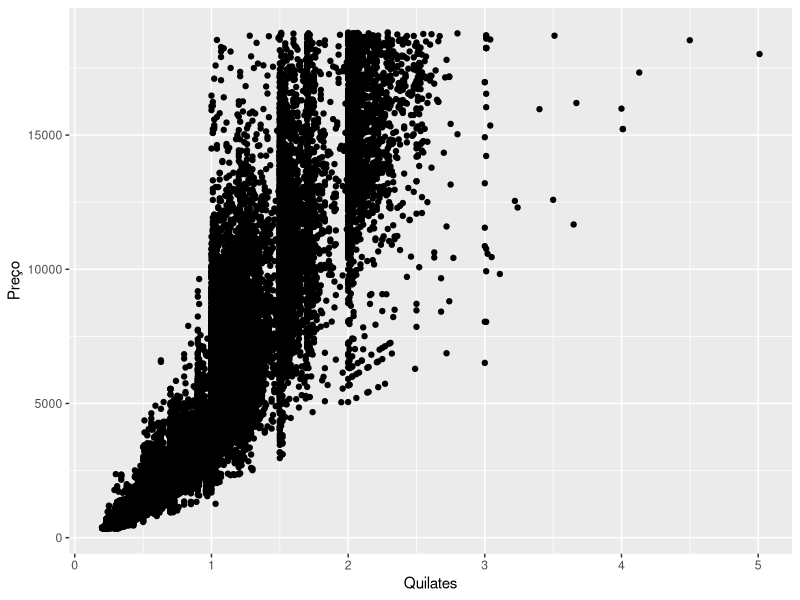
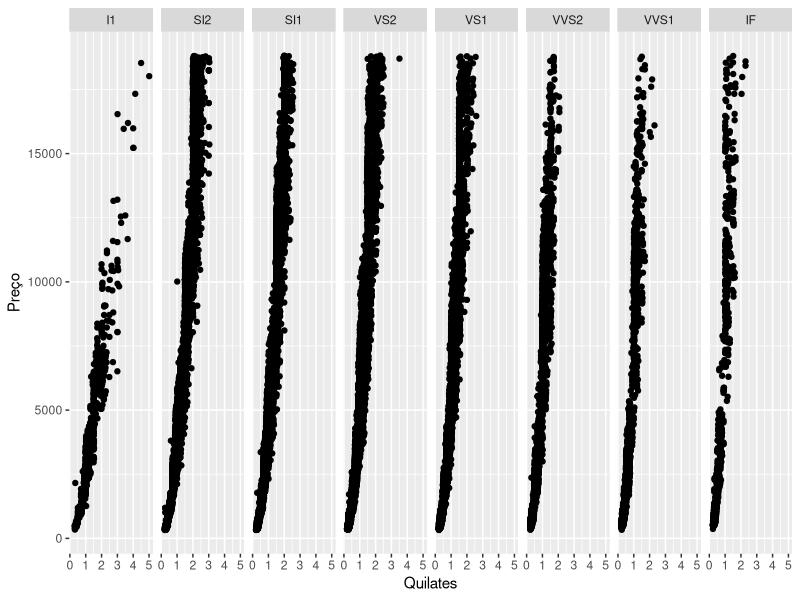
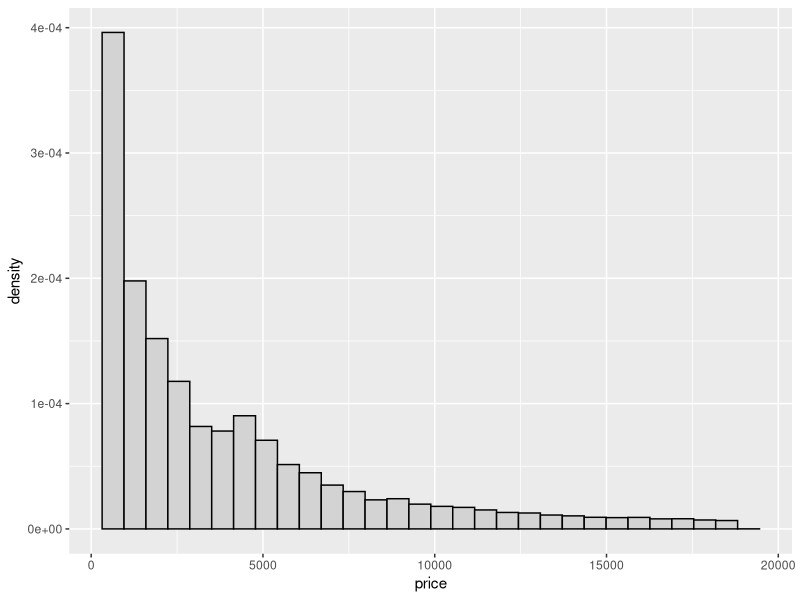
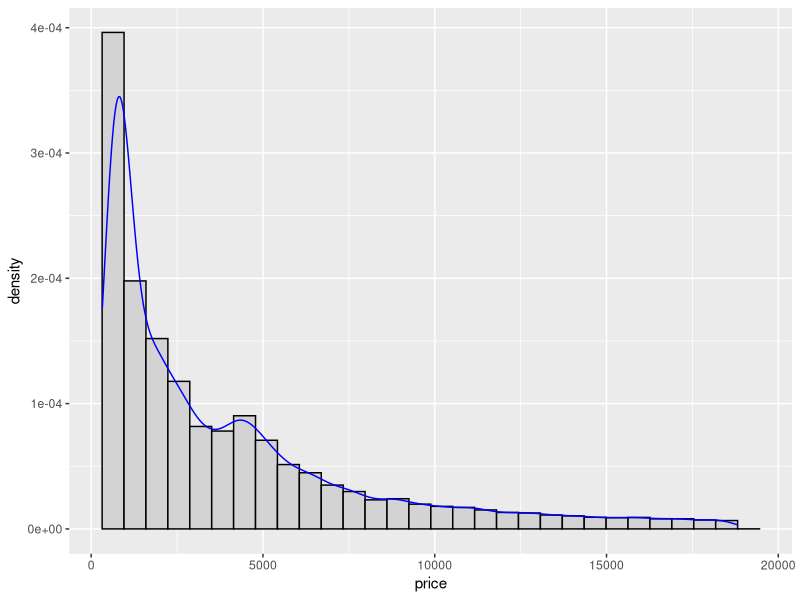
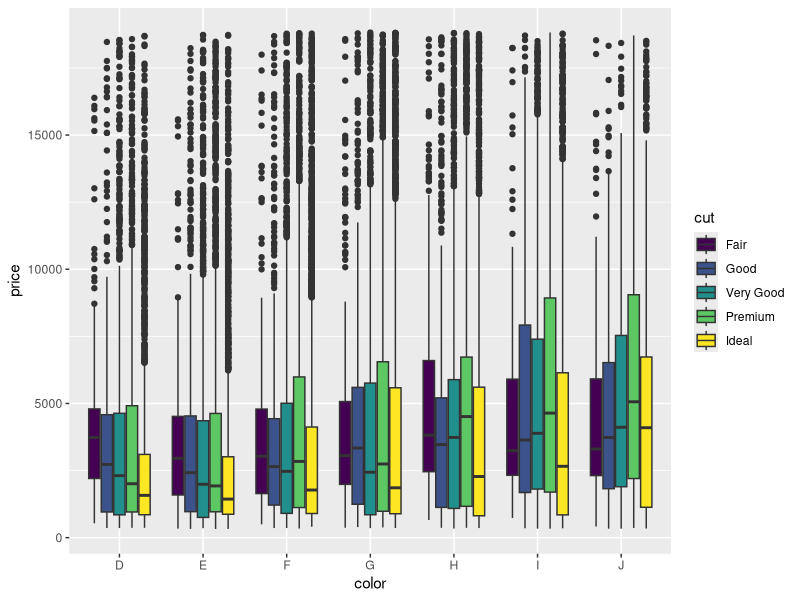
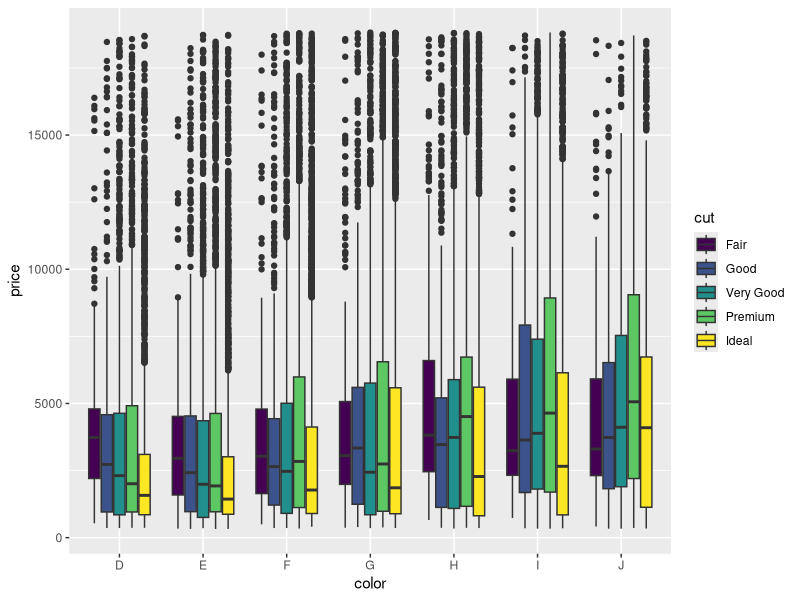

Here is the R script that generated these plots, in order:
## ---- chunk 1
library(ggplot2)

  graph <- 
ggplot(diamonds) +
  geom_point(aes(x = carat, y = price))

graphExe1 <- 
  graph + xlab("Quilates") + 
  ylab("Preço")

graphExe1
## ---- chunk 2
  graph <- 
ggplot(diamonds) +
  geom_point(aes(x = carat, y = price))

graph <- 
ggplot(diamonds) +
  geom_point(aes(x = carat, y = price))

graphExe2 <- 
  graph + xlab("Quilates") + 
  ylab("Preço") + facet_grid(~clarity)

graphExe2
## ---- chunk 3
graphHist <- 
ggplot(data = diamonds, aes(x = price, y = ..density..)) +
  geom_histogram(color = 'black', fill = 'light grey')
graphHist
## ---- chunk 4
graphHist +
  geom_density(alpha = 0.6, color = "Blue")
## ---- chunk 5
graphHist <- 
ggplot(data = diamonds) +
  geom_boxplot(aes(y = price, x = color, fill = cut))
graphHist
## ---- chunk 6
graphHist +
  scale_color_manual(values = c("grey", "light blue"))
